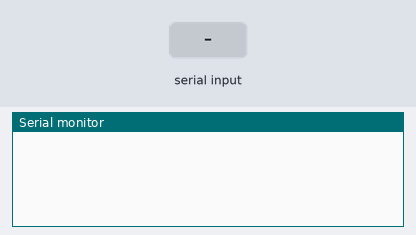
Bench run of a sketch on a simulated Arduino Uno, built with avr-gcc and run on an emulated ATmega328P. Shown: the last lines printed to the serial monitor. The test bench sets the inputs (shaded band).

Above: at 1.2 s.
1.3 s: "1\n" received over Serial
At 2.1 s:
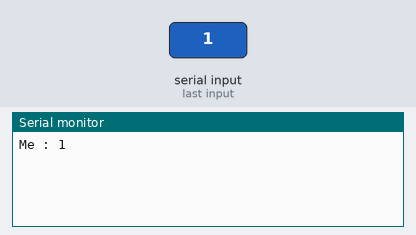
2.8 s: "1\n" received over the second serial link
At 3.6 s:
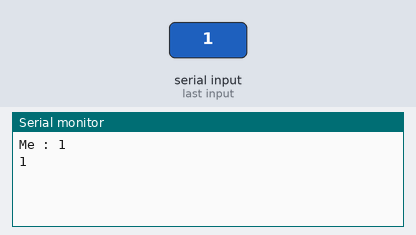
4.3 s: byte 10 ('\n') received over Serial
At 5.5 s:
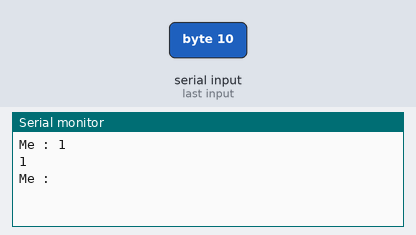
5.8 s: "0\n" received over Serial
At 6.8 s:
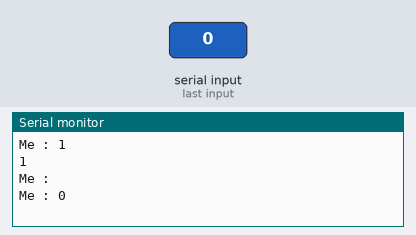
7.3 s: "0\n" received over the second serial link
At 8.2 s:
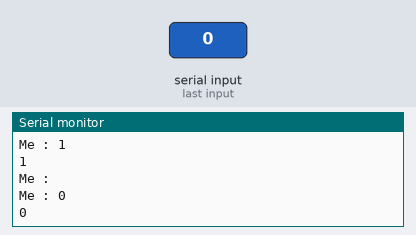

Measured:
- after the input at 1.3 s, the serial monitor: prints a new line at once (image 1)
- after the input at 2.8 s, the serial monitor: prints a new line at once (image 2)
- after the input at 4.3 s, the serial monitor: prints a new line at once (image 3)
- after the input at 5.8 s, the serial monitor: prints a new line at once (image 4)
- after the input at 7.3 s, the serial monitor: prints a new line at once (image 5)

The sketch:

messenger.ino
```cpp
#include <SoftwareSerial.h>
String input = "";
SoftwareSerial mySerial(10,11);
void setup() {
    Serial.begin(4800);
    mySerial.begin(4800);
}

void loop() {
  if (mySerial.available()) { // รับ
    Serial.print((char)mySerial.read());
  }

  // ส่ง
  while(Serial.available()){
    char inChar = (char)Serial.read();
    input+=inChar;
    if(inChar=='\n'){
      mySerial.print("Him : ");
      mySerial.println(input);
      Serial.print("Me : ");
      Serial.println(input);
      input = "";

    }

  }

}
```
